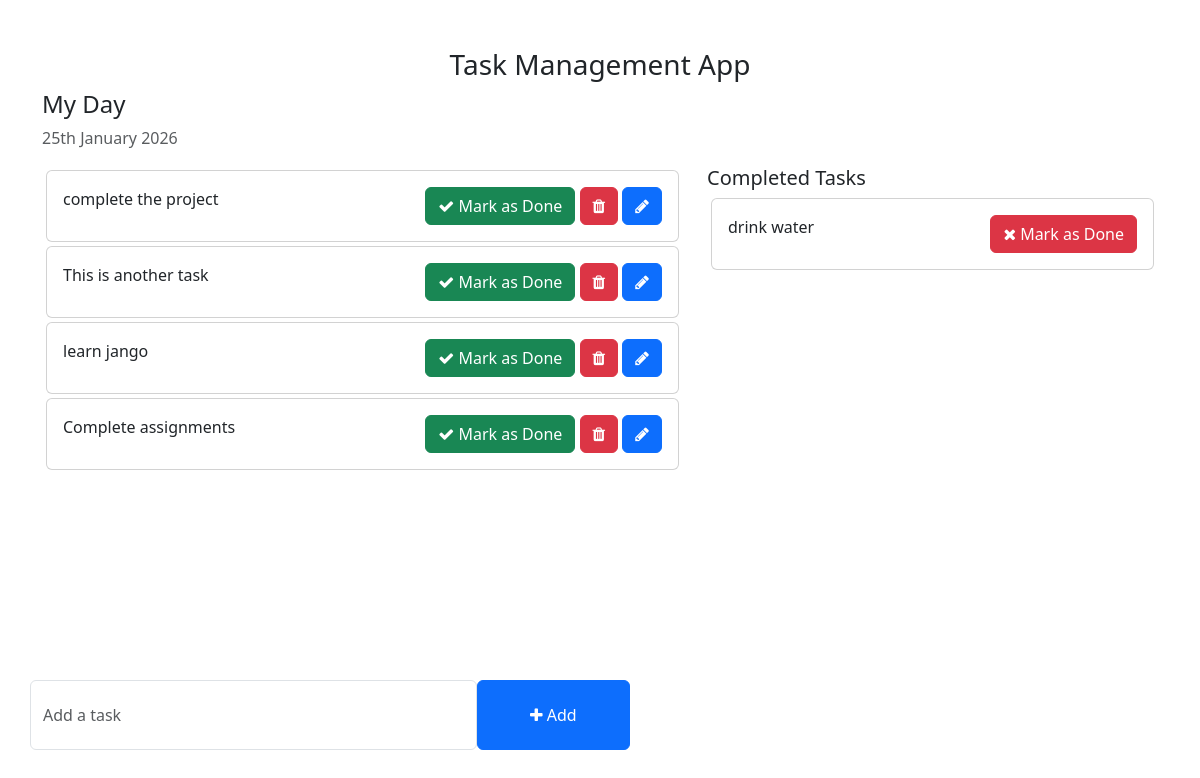
The app's page /, older data.
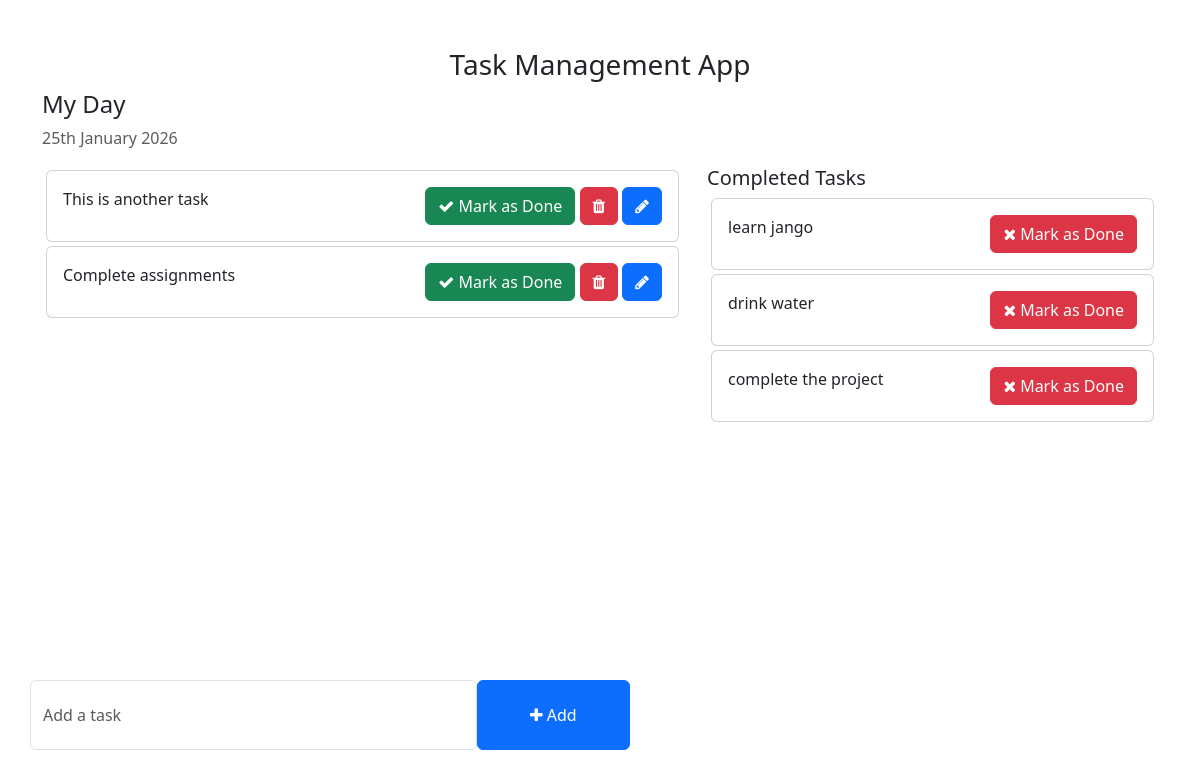
The same page, newer data.
### todo/models.py (models this page shows, shortened)
class Uncompleted_Task(models.Model):
    task = models.CharField(max_length=250)
    is_completed = models.BooleanField(default=False)
    created_at = models.DateTimeField(auto_now_add=True)
    updated_at = models.DateTimeField(auto_now=True)

### Task_management_app/views.py (the view)
# urls.py: 2. Add a URL to urlpatterns:  path('', views.home, name='home')
def home(request):
    tasks = Uncompleted_Task.objects.filter(is_completed = False).order_by("-updated_at")
    completed_tasks = Uncompleted_Task.objects.filter(is_completed = True)
    context = {
        "tasks" : tasks,
        "completed_tasks" : completed_tasks,
    }
    return render(request, 'home.html', context)

### templates/home.html (shortened to what this page needs)
<!DOCTYPE html>
<html lang="en">
<head>
    <link href="https://cdn.jsdelivr.net/npm/bootstrap@5.3.0-alpha1/dist/css/bootstrap.min.css" rel="stylesheet">
    <link rel="stylesheet" href="https://cdnjs.cloudflare.com/ajax/libs/font-awesome/4.7.0/css/font-awesome.min.css">
</head>
<body>
    <div class="container">
        <h3 class="pt-5 text-center">Task Management App</h3>
        <div class="row">
            <h4>My Day</h4>
            <p class="text-muted">{% now "jS F Y" %}</p>
            <div class="col-md-7 col-lg-7" style="height: 450px; overflow: scroll;">
                 {% for task in tasks %}
                <div class="card m-1">
                    <div class="card-body">
                        {{task.task}}
                        <span style="position: relative; float: right;">
                            <a href="{% url 'mark_as_done' task.pk %}" class="btn btn-success"><i class="fa fa-check"></i> Mark as Done</a>
                            <a class="btn btn-danger"><i class="fa fa-trash"></i></a>
                            <a class="btn btn-primary"><i class="fa fa-pencil"></i></a>
                        </span>
                    </div>
                </div>
                {% endfor %}
            </div>
            <div class="col-md-5 col-lg-5">
                <h5>Completed Tasks</h5>
                 {% for task in completed_tasks %}
                <div class="card m-1">
                    <div class="card-body">
                        {{task.task}}
                        <span style="position: relative; float: right;">
                            <a href="{% url 'mark_as_undone' task.pk%}" class="btn btn-danger"><i class="fa fa-times"></i> Mark as Done</a>
                        </span>
                    </div>
                </div>
                {% endfor %}
            </div>
        </div>
        <div class="row">
            <div class="col-md-6 col-lg-6 p-0" style="position: absolute; bottom: 50px;">
                <form action="{% url 'addTask' %}" method="POST" >
                    <div class="form-group">
                        <span style="display: flex;">
                            <input type="text" name="task"  class="form-control" placeholder="Add a task" required>
                            <button type="submit" class="btn btn-primary" style="width: 200px;"><i class="fa fa-plus"></i> Add</button>
                        </span>
                    </div>
                </form>
            </div>
        </div>
    </div>
</body>
</html>

Row changes from the older to the newer data that the page shows:
changed Uncompleted_Task "learn jango": moves from the list under "My Day" to the list under "Completed Tasks"
changed Uncompleted_Task "complete the project": moves from the list under "My Day" to the list under "Completed Tasks"
